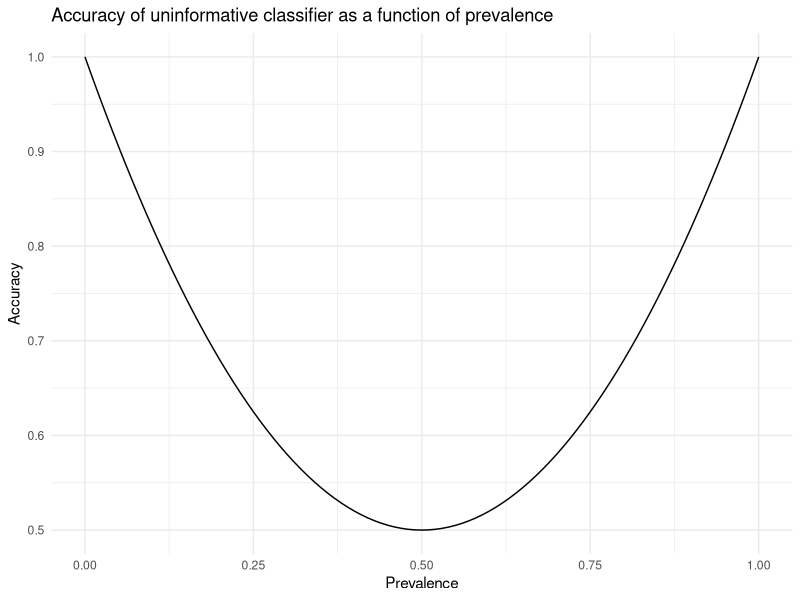
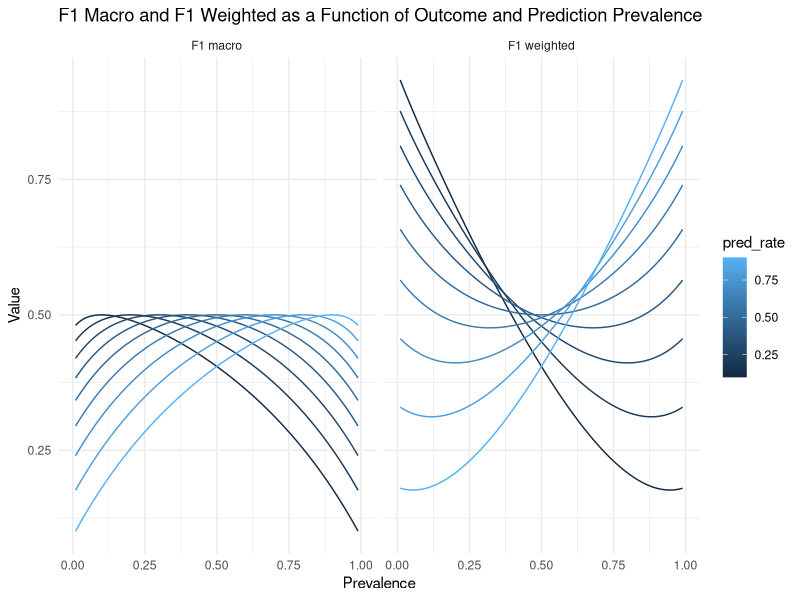

The R source for these figures, in order:
## ---- chunk 1

library(tidyverse)

base_rate <- seq(0, 1, 0.01)

accuracy <- function(base_rate, pred_rate) {
    (base_rate * pred_rate + (1 - base_rate) * (1 - pred_rate)) /
        (base_rate * pred_rate + (1 - base_rate) * (1 - pred_rate) + (1 - base_rate) * pred_rate + base_rate * (1 - pred_rate))
}

df <- expand.grid(base_rate = base_rate)
df$pred_rate <- df$base_rate
df$accuracy <- accuracy(df$base_rate, df$pred_rate)

ggplot(df, aes(x = base_rate, y = accuracy)) +
    geom_line() +
    labs(title = "Accuracy of uninformative classifier as a function of prevalence",
         x = "Prevalence",
         y = "Accuracy") +
    theme_minimal()

## ---- chunk 2

df <- expand.grid(base_rate = base_rate, pred_rate = seq(0.1, 0.9, 0.1))

precision <- function(base_rate, pred_rate) {
    (base_rate * pred_rate) / ((base_rate*pred_rate) + ((1 - base_rate) * pred_rate))
}

recall <- function(base_rate, pred_rate) {
    (base_rate*pred_rate) / (base_rate * pred_rate + base_rate * (1 - pred_rate))
}

f1 <- function(base_rate, pred_rate) {
    2 * precision(base_rate, pred_rate) * recall(base_rate, pred_rate) / (precision(base_rate, pred_rate) + recall(base_rate, pred_rate))
}

f1_macro <- function(base_rate, pred_rate) {
    f1_pos <- f1(base_rate, pred_rate)
    f1_neg <- f1(1 - base_rate, 1 - pred_rate)
    (f1_pos + f1_neg) / 2
}

f1_wtd <- function(base_rate, pred_rate) {
    f1_pos <- f1(base_rate, pred_rate)
    f1_neg <- f1(1 - base_rate, 1 - pred_rate)
    (base_rate * f1_pos + (1 - base_rate) * f1_neg)
}

df$`F1 macro` <- f1_macro(df$base_rate, df$pred_rate)
df$`F1 weighted` <- f1_wtd(df$base_rate, df$pred_rate)

df %>%
    pivot_longer(
        cols = c(`F1 macro`, `F1 weighted`), 
        names_to = "metric", values_to = "value"
        ) %>%
    ggplot(aes(x = base_rate, y = value, group = pred_rate)) +
    geom_line(aes(color = pred_rate)) +
    labs(title = "F1 Macro and F1 Weighted as a Function of Outcome and Prediction Prevalence",
         x = "Prevalence",
         y = "Value") +
    theme_minimal() +
    facet_grid(~metric)
